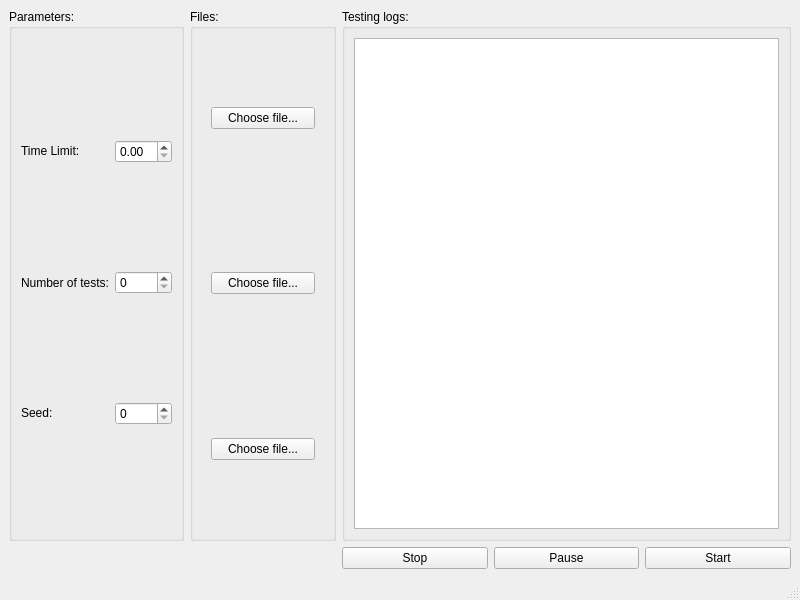
<?xml version="1.0" encoding="UTF-8"?>
<ui version="4.0">
 <class>MainWindow</class>
 <widget class="QMainWindow" name="MainWindow">
  <property name="geometry">
   <rect>
    <x>0</x>
    <y>0</y>
    <width>800</width>
    <height>600</height>
   </rect>
  </property>
  <property name="windowTitle">
   <string>MainWindow</string>
  </property>
  <widget class="QWidget" name="centralwidget">
   <layout class="QGridLayout" name="gridLayout">
    <item row="1" column="2">
     <widget class="QPushButton" name="pushButtonStop">
      <property name="text">
       <string>Stop</string>
      </property>
     </widget>
    </item>
    <item row="1" column="4">
     <widget class="QPushButton" name="pushButtonStart">
      <property name="text">
       <string>Start</string>
      </property>
      <property name="flat">
       <bool>false</bool>
      </property>
     </widget>
    </item>
    <item row="0" column="0">
     <widget class="QGroupBox" name="groupBox_2">
      <property name="title">
       <string>Parameters:</string>
      </property>
      <layout class="QGridLayout" name="gridLayout_2">
       <item row="2" column="0">
        <widget class="QLabel" name="label_2">
         <property name="text">
          <string>Number of tests:</string>
         </property>
        </widget>
       </item>
       <item row="3" column="0">
        <widget class="QLabel" name="label_3">
         <property name="sizePolicy">
          <sizepolicy hsizetype="Preferred" vsizetype="Fixed">
           <horstretch>0</horstretch>
           <verstretch>0</verstretch>
          </sizepolicy>
         </property>
         <property name="text">
          <string>Seed:</string>
         </property>
        </widget>
       </item>
       <item row="3" column="1">
        <widget class="QSpinBox" name="spinBoxSeed"/>
       </item>
       <item row="2" column="1">
        <widget class="QSpinBox" name="spinBoxTestNum"/>
       </item>
       <item row="1" column="1">
        <widget class="QDoubleSpinBox" name="doubleSpinBoxTL"/>
       </item>
       <item row="1" column="0">
        <widget class="QLabel" name="label">
         <property name="sizePolicy">
          <sizepolicy hsizetype="Preferred" vsizetype="Fixed">
           <horstretch>0</horstretch>
           <verstretch>0</verstretch>
          </sizepolicy>
         </property>
         <property name="text">
          <string>Time Limit:</string>
         </property>
        </widget>
       </item>
      </layout>
     </widget>
    </item>
    <item row="0" column="2" colspan="3">
     <widget class="QGroupBox" name="groupBox">
      <property name="title">
       <string>Testing logs:</string>
      </property>
      <layout class="QGridLayout" name="gridLayout_7">
       <item row="0" column="0">
        <widget class="QTextBrowser" name="textBrowserLog"/>
       </item>
      </layout>
     </widget>
    </item>
    <item row="0" column="1">
     <widget class="QGroupBox" name="groupBox_3">
      <property name="title">
       <string>Files:</string>
      </property>
      <layout class="QGridLayout" name="gridLayout_3">
       <item row="0" column="0">
        <widget class="QWidget" name="widget" native="true">
         <layout class="QGridLayout" name="gridLayout_4">
          <item row="0" column="0">
           <widget class="QPushButton" name="pushButtonChooseFile1">
            <property name="text">
             <string>Choose file...</string>
            </property>
           </widget>
          </item>
         </layout>
        </widget>
       </item>
       <item row="1" column="0">
        <widget class="QWidget" name="widget_2" native="true">
         <layout class="QGridLayout" name="gridLayout_5">
          <item row="0" column="0">
           <widget class="QPushButton" name="pushButtonChooseFile2">
            <property name="text">
             <string>Choose file...</string>
            </property>
           </widget>
          </item>
         </layout>
        </widget>
       </item>
       <item row="2" column="0">
        <widget class="QWidget" name="widget_3" native="true">
         <layout class="QGridLayout" name="gridLayout_6">
          <item row="0" column="0">
           <widget class="QPushButton" name="pushButtonChooseFile3">
            <property name="text">
             <string>Choose file...</string>
            </property>
           </widget>
          </item>
         </layout>
        </widget>
       </item>
      </layout>
     </widget>
    </item>
    <item row="1" column="3">
     <widget class="QPushButton" name="pushButtonPause">
      <property name="text">
       <string>Pause</string>
      </property>
      <property name="flat">
       <bool>false</bool>
      </property>
     </widget>
    </item>
   </layout>
  </widget>
  <widget class="QMenuBar" name="menubar">
   <property name="geometry">
    <rect>
     <x>0</x>
     <y>0</y>
     <width>800</width>
     <height>27</height>
    </rect>
   </property>
  </widget>
  <widget class="QStatusBar" name="statusbar"/>
 </widget>
 <resources/>
 <connections/>
</ui>
